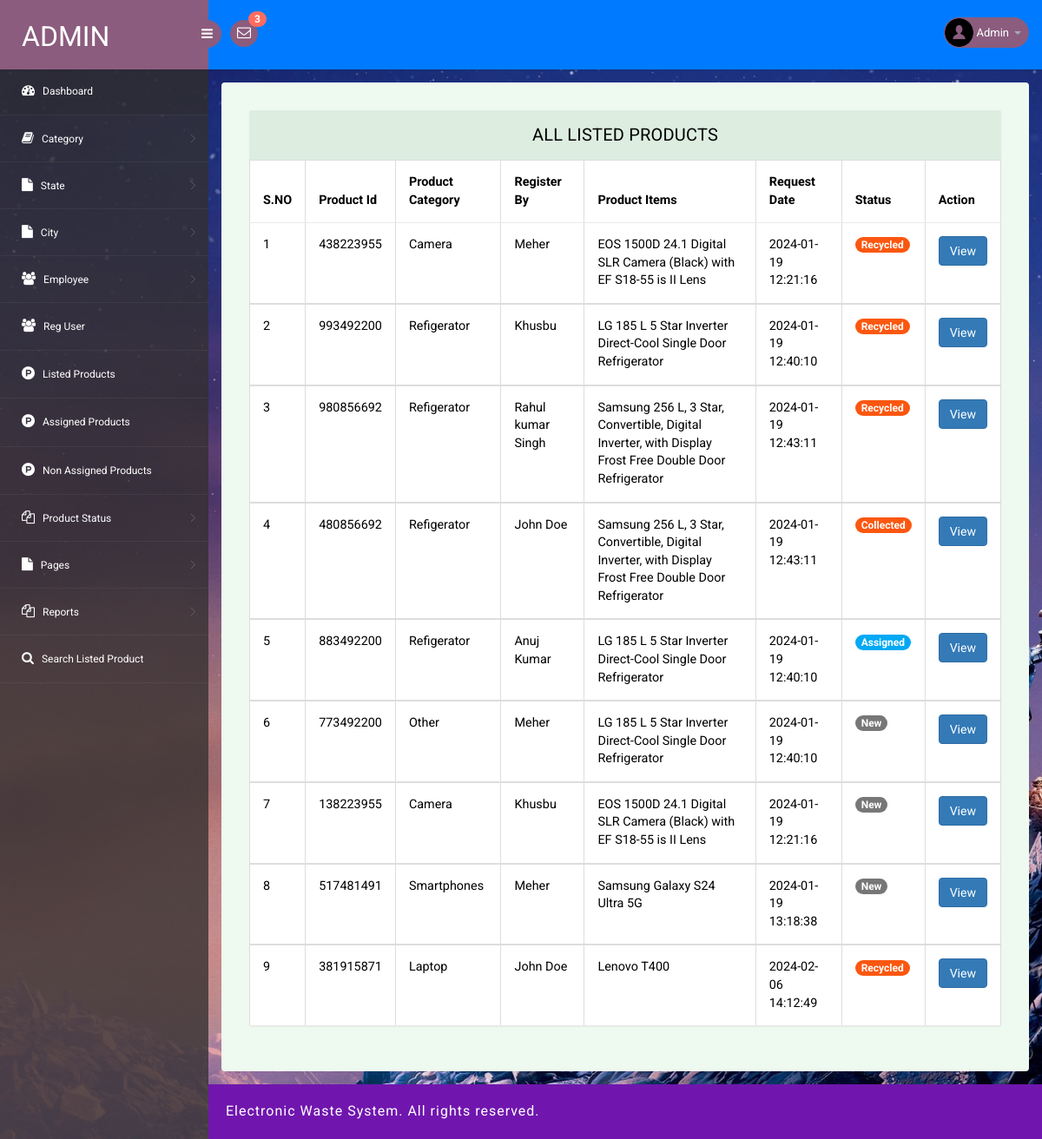
The page /ewms/admin/all-listed-products.php (signed in) on the database its author committed.
### tables this page shows
CREATE TABLE `tblproduct` (
  `ID` int(10) NOT NULL,
  `UserID` int(10) DEFAULT NULL,
  `ProductId` int(10) DEFAULT NULL,
  `CategoryID` int(10) DEFAULT NULL,
  `ProductName` varchar(255) DEFAULT NULL,
  `ModelorType` varchar(255) DEFAULT NULL,
  `Description` mediumtext DEFAULT NULL,
  `ExpectedPrice` decimal(10,0) DEFAULT NULL,
  `PickupDate` date DEFAULT NULL,
  `PickupAddress` mediumtext DEFAULT NULL,
  `StateName` varchar(255) DEFAULT NULL,
  `CityName` varchar(255) DEFAULT NULL,
  `ContactPerson` varchar(255) DEFAULT NULL,
  `CPMobNumber` bigint(20) DEFAULT NULL,
  `Image1` varchar(255) DEFAULT NULL,
  `Image2` varchar(255) DEFAULT NULL,
  `CreationDate` timestamp NULL DEFAULT current_timestamp(),
  `Remark` varchar(250) DEFAULT NULL,
  `Status` varchar(250) DEFAULT NULL,
  `AssignTo` varchar(250) DEFAULT NULL,
  `ValuedAmount` decimal(10,0) DEFAULT NULL,
  `UpdationDate` timestamp NULL DEFAULT NULL ON UPDATE current_timestamp()
);

CREATE TABLE `tblcategory` (
  `ID` int(11) NOT NULL,
  `CategoryName` varchar(250) DEFAULT NULL,
  `CreationDate` timestamp NULL DEFAULT current_timestamp()
);

CREATE TABLE `tbluser` (
  `ID` int(10) NOT NULL,
  `FullName` varchar(200) DEFAULT NULL,
  `Email` varchar(200) DEFAULT NULL,
  `MobileNumber` bigint(10) DEFAULT NULL,
  `Password` varchar(120) DEFAULT NULL,
  `RegDate` timestamp NULL DEFAULT current_timestamp()
);

### ewms/admin/all-listed-products.php (the view, shortened to what this page needs)
<?php
include('includes/dbconnection.php');
if (strlen($_SESSION['ewmsaid']==0)) {
  header('location:logout.php');
  } else{
?>
<!DOCTYPE html>
<head>
<link rel="stylesheet" href="css/bootstrap.min.css" >
<link href="css/style.css" rel='stylesheet' type='text/css' />
<link href="css/style-responsive.css" rel="stylesheet"/>
<link rel="stylesheet" href="css/font.css" type="text/css"/>
<link href="css/font-awesome.css" rel="stylesheet">
</head>
<body>
<section id="container">
<?php include_once('includes/header.php');?>
<?php include_once('includes/sidebar.php');?>
<section id="main-content">
	<section class="wrapper">
		<div class="table-agile-info">
 <div class="panel panel-default">
    <div class="panel-heading">
     All Listed Products
    </div>
    <div>
      <table class="table table-bordered">
        <thead>
          <tr>
            <th data-breakpoints="xs">S.NO</th>
            <th>Product Id</th>
            <th>Product Category</th>
            <th>Register By</th>
            <th>Product Items</th>
            <th>Request Date</th>
            <th>Status</th>
            <th data-breakpoints="xs">Action</th>
          </tr>
        </thead>
        <?php
$ret=mysqli_query($con,"select tblproduct.ID as pid,tblproduct.Status,tblproduct.ProductId,tblproduct.ContactPerson,tblproduct.CPMobNumber,tblproduct.CreationDate,tblproduct.ProductName,tblcategory.ID,tblcategory.CategoryName,tbluser.FullName,tbluser.MobileNumber from  tblproduct join tbluser on tblproduct.UserID=tbluser.ID join tblcategory on tblproduct.CategoryID=tblcategory.ID");
$cnt=1;
$count=mysqli_num_rows($ret);
if($count>0){
while ($row=mysqli_fetch_array($ret)) {
?>
        <tbody>
          <tr data-expanded="true">
            <td><?php echo $cnt;?></td>
              <td><?php  echo $row['ProductId'];?></td>
              <td><?php  echo $row['CategoryName'];?></td>
                  <td><?php  echo $row['FullName'];?></td>
                  <td><?php  echo $row['ProductName'];?></td>
                  <td><?php  echo $row['CreationDate'];?></td>
                                   <td> <?php   $pstatus=$row['Status'];
                 if($pstatus==""){ ?>
<span class="badge badge-info">New</span>
 <?php } elseif($pstatus=="Assigned"){ ?>
<span } class="badge badge-primary">Assigned</span>
 <?php } elseif($pstatus=="Assigned"){ ?>
<span class="badge badge-primary">Assigned</span>
 <?php } elseif($pstatus=="Sent For Recycle"){ ?>
<span class="badge badge-success">Sent For Recycle</span>
 <?php } elseif($pstatus=="Recycled"){ ?>
<span class="badge badge-success">Recycled</span>
 <?php } elseif($pstatus=="Rejected"){ ?>
<span class="badge badge-success">Rejected</span>
<?php } elseif($pstatus=="Collected"){ ?>
<span class="badge badge-success">Collected</span>
<?php } ?>
</td>
                  <td><a href="product-details.php?pid=<?php echo $row['pid'];?>&&productid=<?php echo $row['ProductId'];?>" class="btn btn-primary">View</a></td>
                </tr>
                <?php
$cnt=$cnt+1;
} } else {?>
<tr>
  <th colspan="8" style="color:red">No Record Found</th>
</tr>
<?php } ?>
 </tbody>
            </table>
    </div>
  </div>
</div>
</section>
		 <?php include_once('includes/footer.php');?>
</section>
</section>
</body>
</html>
<?php }  ?>

### ewms/admin/includes/header.php (shortened to what this page needs)
<?php
include('includes/dbconnection.php');
?>
<header class="header fixed-top clearfix">
<div class="brand">
    <a href="dashboard.php" class="logo">
        Admin
    </a>
    <div class="sidebar-toggle-box">
        <div class="fa fa-bars"></div>
    </div>
</div>
<div class="nav notify-row" id="top_menu">
    <ul class="nav top-menu">
                <?php
$ret1=mysqli_query($con,"select tblproduct.ID as pid,tblproduct.ProductId,tbluser.FullName from tblproduct
 join tbluser  on tbluser.ID=tblproduct.UserID
 where   (tblproduct.Status is null || tblproduct.Status='')");
$num=mysqli_num_rows($ret1);
?>
        <li id="header_inbox_bar" class="dropdown">
            <a data-toggle="dropdown" class="dropdown-toggle" href="#">
                <i class="fa fa-envelope-o"></i>
                <span class="badge bg-important"><?php echo $num;?></span>
            </a>
        </li>
    </ul>
</div>
<div class="top-nav clearfix">
    <ul class="nav pull-right top-menu">
        <li class="dropdown">
            <a data-toggle="dropdown" class="dropdown-toggle" href="#">
                <?php
$adid=$_SESSION['ewmsaid'];
$ret=mysqli_query($con,"select AdminName from tbladmin where ID='$adid'");
$row=mysqli_fetch_array($ret);
$name=$row['AdminName'];
?>
                <img alt="" src="images/2.png">
                <span class="username"><?php echo $name; ?></span>
                <b class="caret"></b>
            </a>
        </li>
    </ul>
</div>
</header>

### ewms/admin/css/style.css (style rules this page uses)
ul, ol { margin: 0; }
html, body { font-family: 'Roboto', sans-serif; font-size: 100%; overflow-x: hidden; background: url(../images/bg.jpg) no-repeat 0px 0px; background-size:cover; }
body a { transition: 0.5s all ease; -webkit-transition: 0.5s all ease; -moz-transition: 0.5s all ease; -o-transition: 0.5s all ease; -ms-transition: 0.5s all ease; text-decoration:none; }
ul,label { margin:0; padding:0; }
#main-content { margin-left:240px; -webkit-transition:all .3s ease-in-out; -moz-transition:all .3s ease-in-out; -o-transition:all .3s ease-in-out; transition:all .3s ease-in-out; }
.header { left:0; right:0; z-index:1002; background:#007bff; -webkit-transition:all .3s ease-in-out; -moz-transition:all .3s ease-in-out; -o-transition:all .3s ease-in-out; transition:all .3s ease-in-out; }
.fixed-top { position:fixed; box-shadow:1px 0 3px rgba(0,0,0,.15); }
.wrapper { display:inline-block; margin-top:80px; padding:15px; width:100%; }
.brand { background:#8b5c7e; float:left; width:240px; height:80px; position:relative; }
a.logo { font-size:32px; color:#fff; float:left; margin:20px 0 0 25px; text-transform:uppercase; }
#top_menu .nav>li,ul.top-menu>li { float:left; }
.notify-row { float:left; margin-top:23px; margin-left:25px; }
ul.top-menu { margin-right:15px; margin-top: 0; }
ul.top-menu > li > a { color: #fff; font-size: 16px; background: #8b5c7e; padding: 4px 8px; margin-right: 15px; border-radius: 50%; -webkit-border-radius: 50%; padding-right: 8px !important; }
.notify-row .badge { position:absolute; right:-10px; top:-10px; z-index:100; }
.top-nav { margin-top:20px; }
.top-nav img { border-radius:50%; -webkit-border-radius:50%; width:33px; }
.top-nav .username { font-size:13px; color:#fff; }
.top-nav ul.top-menu>li>a { border-radius: 100px; -webkit-border-radius: 100px; padding: 0px; background: none; margin-right: 0; border: 1px solid #8b5c7e; background: #8b5c7e; }
.top-nav ul.top-menu>li { margin-left:10px; }
.top-nav .nav .caret { border-bottom-color:#A4AABA; border-top-color:#A4AABA; }
.sidebar-toggle-box { float:left; margin-top:23px; margin-left:-15px; background:#8b5c7e; border-radius:50%; -webkit-border-radius:50%; width:32px; height:32px; position:absolute; right:-15px; }
.sidebar-toggle-box .fa-bars { cursor:pointer; display:inline-block; font-size:15px; padding:8px 8px 8px 9px; color:#fff; }
.panel-heading { position: relative; height: 57px; line-height: 57px; letter-spacing: 0.2px; color: #000; font-size: 18px; font-weight: 400; padding: 0 16px; background:#ddede0; border-top-right-radius: 2px; border-top-left-radius: 2px; text-transform: uppercase; text-align: center; }
.panel { border: none ! important; }
.table>thead>tr>th { border-bottom: 1px solid #e1ab91 ! important; }
.table>tbody>tr>td, .table>tbody>tr>th, .table>tfoot>tr>td, .table>tfoot>tr>th, .table>thead>tr>td, .table>thead>tr>th { border-bottom: 1px solid #e9e9e9 ! important; }
.table > thead > tr > th, .table > tbody > tr > th, .table > tfoot > tr > th, .table > thead > tr > td, .table > tbody > tr > td, .table > tfoot > tr > td { border-top: none !important; }
.badge-primary { background-color: #03a9f4; }
.badge-success { background-color: #fb5710; }
.table td, .table>tbody>tr>td, .table>tbody>tr>th, .table>tfoot>tr>td, .table>tfoot>tr>th, .table>thead>tr>td, .table>thead>tr>th { padding: 15px!important; }
.table > thead > tr > th, .table > tbody > tr > th, .table > tfoot > tr > th, .table > thead > tr > td, .table > tbody > tr > td, .table > tfoot > tr > td { font-size: 0.9em; color: #000; border-top: none !important; }
.table-agile-info { background: #eef9f0; padding: 2em; border-radius: 4px; -webkit-box-shadow: 0 1px 1px rgba(0,0,0,.05); box-shadow: 0 1px 1px rgba(0,0,0,.05); }
.panel-default>.panel-heading { color: #000000 ! important; background-color: #ddede0 ! important; border-color: #ddede0 ! important; font-size: 20px; }
.badge.bg-important { background: #ff6c60; }

### rows shown on the page
tblproduct: ProductId "438223955", CategoryID.CategoryName "Camera", UserID.FullName "Meher", ProductName "EOS 1500D 24.1 Digital SLR Camera (Black) with EF S18-55 is II Lens", CreationDate "2024-01-19 12:21:16", Status "Recycled"
tblproduct: ProductId "993492200", CategoryID.CategoryName "Refigerator", UserID.FullName "Khusbu", ProductName "LG 185 L 5 Star Inverter Direct-Cool Single Door Refrigerator", CreationDate "2024-01-19 12:40:10", Status "Recycled"
tblproduct: ProductId "980856692", CategoryID.CategoryName "Refigerator", UserID.FullName "Rahul kumar Singh", ProductName "Samsung 256 L, 3 Star, Convertible, Digital Inverter, with Display Frost Free Double Door Refrigerator", CreationDate "2024-01-19 12:43:11", Status "Recycled"
tblproduct: ProductId "480856692", CategoryID.CategoryName "Refigerator", UserID.FullName "John Doe", ProductName "Samsung 256 L, 3 Star, Convertible, Digital Inverter, with Display Frost Free Double Door Refrigerator", CreationDate "2024-01-19 12:43:11", Status "Collected"
tblproduct: ProductId "883492200", CategoryID.CategoryName "Refigerator", UserID.FullName "Anuj Kumar", ProductName "LG 185 L 5 Star Inverter Direct-Cool Single Door Refrigerator", CreationDate "2024-01-19 12:40:10", Status "Assigned"
tblproduct: ProductId "773492200", CategoryID.CategoryName "Other", UserID.FullName "Meher", ProductName "LG 185 L 5 Star Inverter Direct-Cool Single Door Refrigerator", CreationDate "2024-01-19 12:40:10", shows "New"
tblproduct: ProductId "138223955", CategoryID.CategoryName "Camera", UserID.FullName "Khusbu", ProductName "EOS 1500D 24.1 Digital SLR Camera (Black) with EF S18-55 is II Lens", CreationDate "2024-01-19 12:21:16", shows "New"
tblproduct: ProductId "517481491", CategoryID.CategoryName "Smartphones", UserID.FullName "Meher", ProductName "Samsung Galaxy S24 Ultra 5G", CreationDate "2024-01-19 13:18:38", shows "New"
tblproduct: ProductId "381915871", CategoryID.CategoryName "Laptop", UserID.FullName "John Doe", ProductName "Lenovo T400", CreationDate "2024-02-06 14:12:49", Status "Recycled"

### other values the page prints
$num "3"
$name "Admin"
